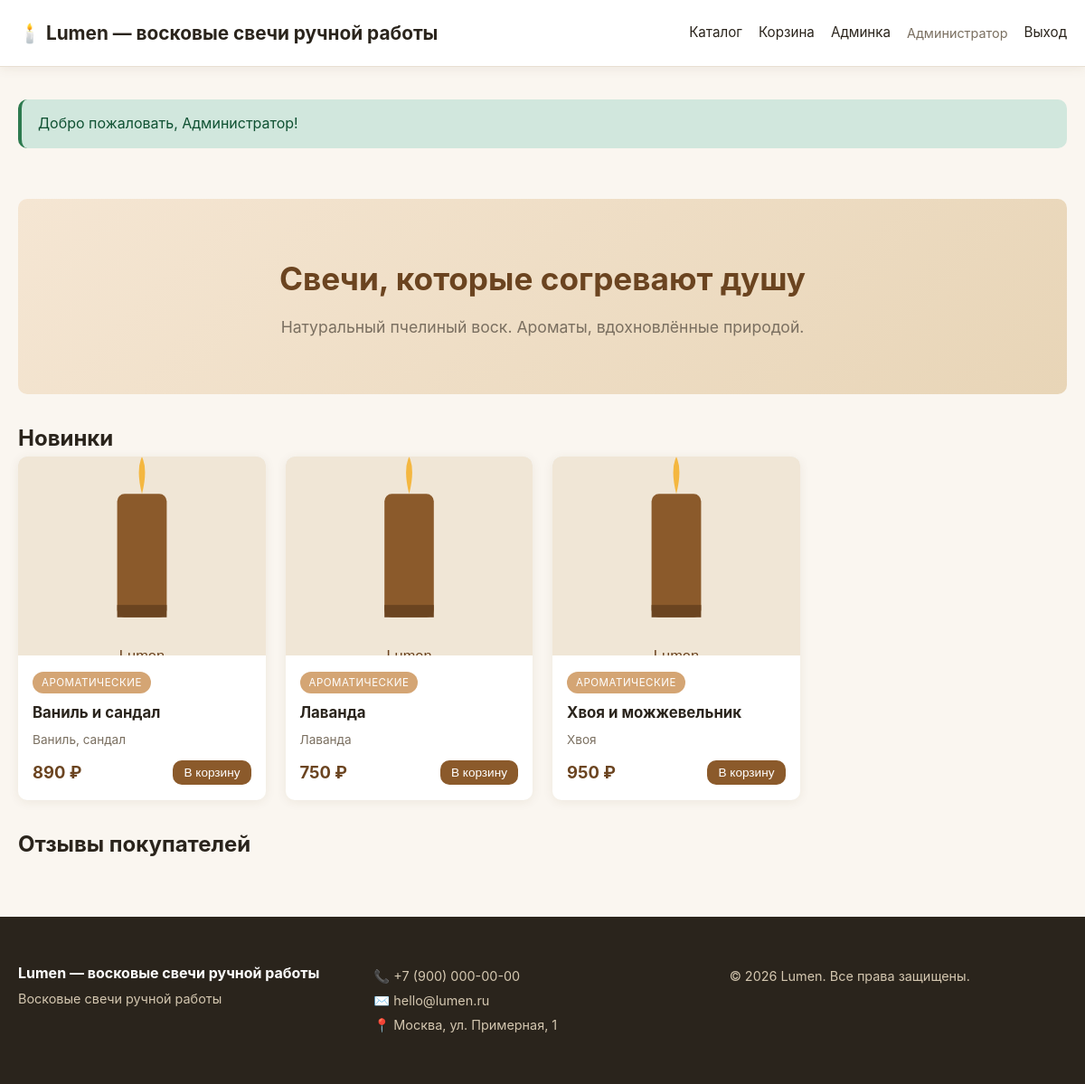
The page / (signed in) on the database its author committed.
### tables this page shows
CREATE TABLE IF NOT EXISTS products (
    id INT AUTO_INCREMENT PRIMARY KEY,
    category_id INT,
    name VARCHAR(200) NOT NULL,
    description TEXT,
    price DECIMAL(10,2) NOT NULL,
    stock INT DEFAULT 0,
    image VARCHAR(255),
    aroma VARCHAR(100),
    weight INT,
    active TINYINT(1) DEFAULT 1,
    created_at TIMESTAMP DEFAULT CURRENT_TIMESTAMP,
    FOREIGN KEY (category_id) REFERENCES categories(id) ON DELETE SET NULL
);

CREATE TABLE IF NOT EXISTS categories (
    id INT AUTO_INCREMENT PRIMARY KEY,
    name VARCHAR(100) NOT NULL,
    slug VARCHAR(100) UNIQUE NOT NULL
);

### includes/db.php (called while the page is built)
<?php
$cfg = require __DIR__ . '/../config.php';
$dsn = "mysql:host={$cfg['db']['host']};dbname={$cfg['db']['dbname']};charset={$cfg['db']['charset']}";
try {
    $pdo = new PDO($dsn, $cfg['db']['user'], $cfg['db']['pass'], [
        PDO::ATTR_ERRMODE => PDO::ERRMODE_EXCEPTION,
        PDO::ATTR_DEFAULT_FETCH_MODE => PDO::FETCH_ASSOC,
        PDO::ATTR_EMULATE_PREPARES => false,
    ]);
} catch (PDOException $e) {
    die('Ошибка подключения к БД: ' . htmlspecialchars($e->getMessage()));
}
function db(): PDO {
    static $instance = null;
    if ($instance === null) {
        global $pdo;
        $instance = $pdo;
    }
    return $instance;
}

### includes/functions.php (called while the page is built, shortened)
<?php
require_once __DIR__ . '/db.php';
function e($s){ return htmlspecialchars((string)$s, ENT_QUOTES, 'UTF-8'); }
function setting(string $key, $default = '') {
    static $cache = null;
    if ($cache === null) {
        $rows = db()->query("SELECT `key`, value FROM settings")->fetchAll();
        $cache = [];
        foreach ($rows as $r) $cache[$r['key']] = $r['value'];
    }
    return $cache[$key] ?? $default;
}
function product_image($img) {
    return 'assets/placeholder.svg';
}
function money($v) {
    return number_format((float)$v, 0, ',', ' ') . ' ' . setting('currency', '₽');
}

### index.php (the view, shortened to what this page needs)
<?php
require_once __DIR__ . '/includes/functions.php';
$stmt = db()->prepare("
    SELECT p.*, c.name AS category_name
    FROM products p
    LEFT JOIN categories c ON p.category_id=c.id
    WHERE p.active=1
    ORDER BY p.created_at DESC
    LIMIT 3
");
$stmt->execute();
$new_products = $stmt->fetchAll();
require __DIR__ . '/includes/header.php';
?>
<section class="hero">
  <h1>Свечи, которые согревают душу</h1>
  <p>Натуральный пчелиный воск. Ароматы, вдохновлённые природой.</p>
</section>
<section class="new-products">
  <h2>Новинки</h2>
  <div class="product-grid">
    <?php foreach($new_products as $p): ?>
      <article class="product-card">
        <a href="/product.php?id=<?= $p['id'] ?>">
          <img src="<?= product_image($p['image']) ?>" alt="<?= e($p['name']) ?>" loading="lazy">
        </a>
        <div class="product-info">
          <?php if($p['category_name']): ?><span class="cat-tag"><?= e($p['category_name']) ?></span><?php endif; ?>
          <h3><a href="/product.php?id=<?= $p['id'] ?>"><?= e($p['name']) ?></a></h3>
          <?php if($p['aroma']): ?><p class="aroma"><?= e($p['aroma']) ?></p><?php endif; ?>
          <div class="price-row">
            <span class="price"><?= money($p['price']) ?></span>
            <?php if($p['stock']>0): ?>
              <form method="post" action="/cart.php">
                <button class="btn btn-primary btn-sm">В корзину</button>
              </form>
            <?php else: ?>
              <span class="out-of-stock">Нет в наличии</span>
            <?php endif; ?>
          </div>
        </div>
      </article>
    <?php endforeach; ?>
  </div>
</section>
<section class="reviews">
  <h2>Отзывы покупателей</h2>
</section>
<?php require __DIR__ . '/includes/footer.php'; ?>

### assets/style.css (style rules this page uses)
:root { --bg:#faf6f0; --card:#fff; --text:#2a241c; --muted:#7a6f60; --primary:#8b5a2b; --primary-dark:#6b4420; --accent:#d4a574; --border:#e8dfd2; --success:#2d7a4f; --error:#b33a3a; --radius:10px; --shadow:0 2px 12px rgba(90,60,20,.08); }
* { box-sizing:border-box;margin:0;padding:0 }
body { font-family:-apple-system,BlinkMacSystemFont,'Segoe UI',Roboto,sans-serif;background:var(--bg);color:var(--text);line-height:1.6;min-height:100vh;display:flex;flex-direction:column }
a { color:var(--primary);text-decoration:none }
img { max-width:100%;display:block }
.hero { background:linear-gradient(135deg,#f5e6d3,#e8d5b7);padding:60px 30px;border-radius:var(--radius);text-align:center;margin-bottom:30px }
.hero h1 { font-size:2.2rem;margin-bottom:12px;color:var(--primary-dark) }
.hero p { font-size:1.1rem;color:var(--muted) }
.product-grid { display:grid;grid-template-columns:repeat(auto-fill,minmax(240px,1fr));gap:22px;margin-bottom:30px;flex:1 }
.product-card { background:var(--card);border-radius:var(--radius);overflow:hidden;box-shadow:var(--shadow);transition:transform .2s, box-shadow .2s }
.product-card img { width:100%;height:220px;object-fit:cover;background:#eee }
.product-info { padding:16px }
.cat-tag { display:inline-block;background:var(--accent);color:#fff;font-size:.72rem;padding:3px 10px;border-radius:12px;margin-bottom:8px;text-transform:uppercase;letter-spacing:.5px }
.product-info h3 { font-size:1.05rem;margin-bottom:6px }
.product-info h3 a { color:var(--text) }
.aroma { font-size:.85rem;color:var(--muted);margin-bottom:10px }
.price-row { display:flex;align-items:center;justify-content:space-between;margin-top:10px }
.price { font-weight:700;font-size:1.15rem;color:var(--primary-dark) }
.btn { display:inline-block;padding:10px 18px;border:none;border-radius:var(--radius);font-size:.95rem;cursor:pointer;transition:all .2s;text-decoration:none;background:var(--border);color:var(--text) }
.btn-primary { background:var(--primary);color:#fff }
.btn-sm { padding:6px 12px;font-size:.85rem }

### rows shown on the page
products: category.name "АРОМАТИЧЕСКИЕ", name "Ваниль и сандал", aroma "Ваниль, сандал", price "890 ₽"
products: category.name "АРОМАТИЧЕСКИЕ", name "Лаванда", aroma "Лаванда", price "750 ₽"
products: category.name "АРОМАТИЧЕСКИЕ", name "Хвоя и можжевельник", aroma "Хвоя", price "950 ₽"

### other values the page prints
$shopName "Lumen — восковые свечи ручной работы"
$user['name'] "Администратор"
$flash['msg'] "Добро пожаловать, Администратор!"
setting('shop_name','Lumen') "Lumen — восковые свечи ручной работы"
setting('shop_phone','') "+7 (900) 000-00-00"
setting('shop_email','') "hello@lumen.ru"
setting('shop_address','') "Москва, ул. Примерная, 1"
